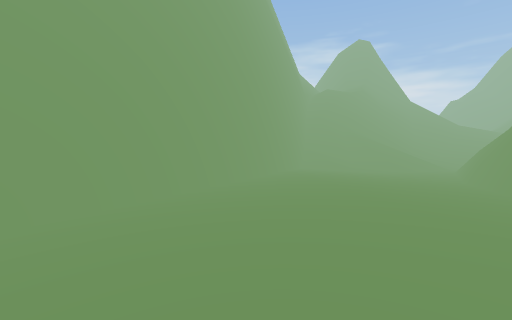
view 1 (above)

19 first-person views from a walk through a 3-D level made in the Unity game engine. The camera is 1.4 m above the floor, tilts 4° down and sees 90° across. The floor is counted in squares, 1 m on a side. Each view is taken from the middle of a square. On the plan, view 1 faces up. The plan holds only what a view shows up to about 13 squares ahead; the rest is blank. The place goes on beyond the plan. The player is left out. Some surface patterns are stand-ins.

view 2
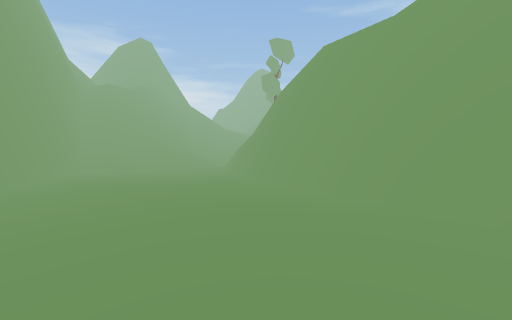

view 3
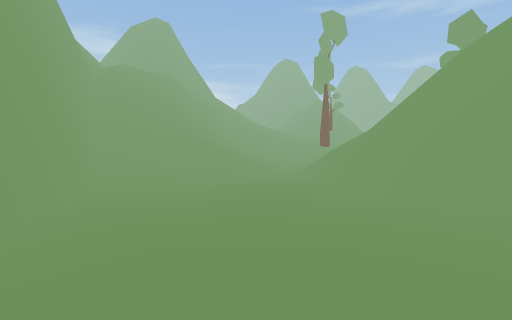

view 4
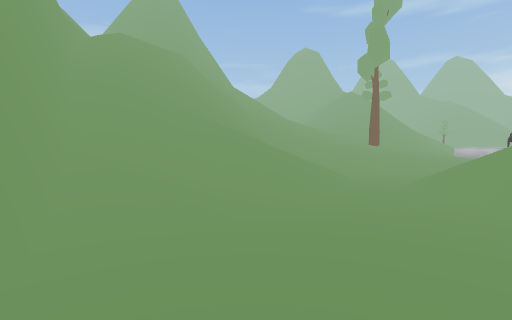

view 5
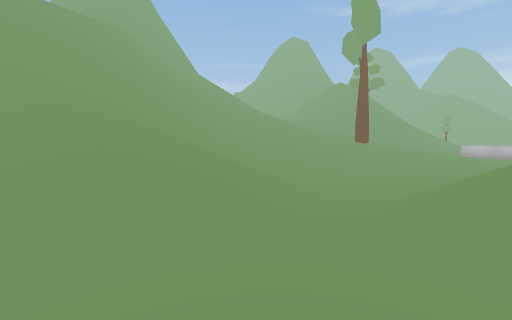

view 6
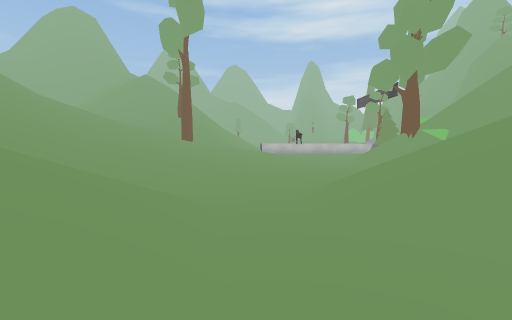

view 7
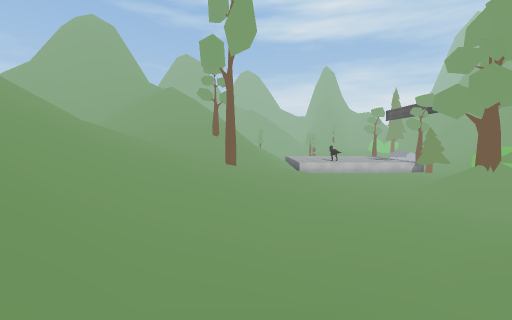

view 8
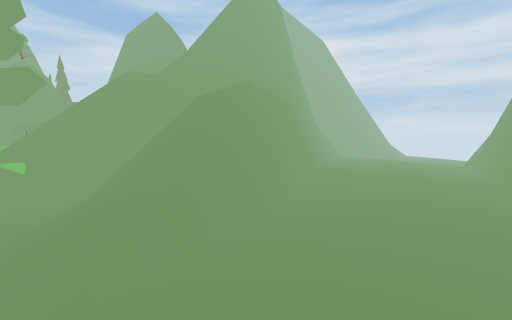

view 9
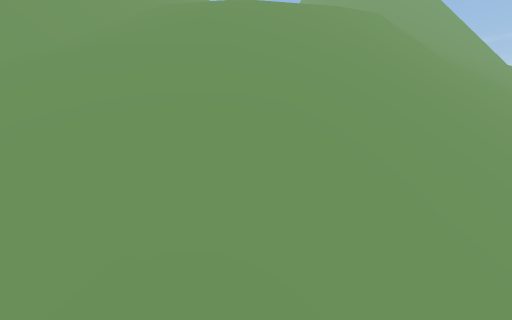

view 10
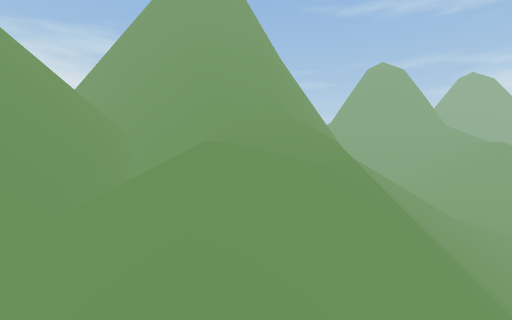

view 11
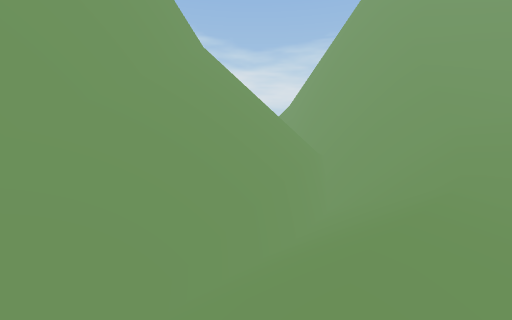

view 12
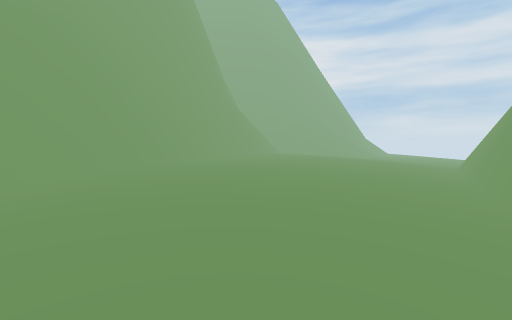

view 13
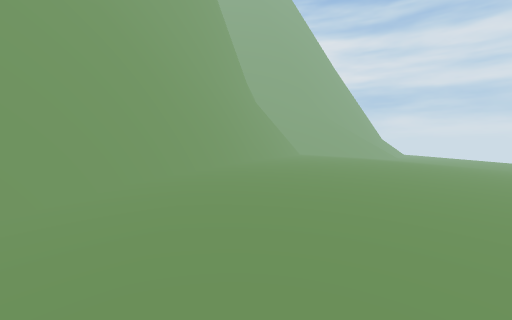

view 14
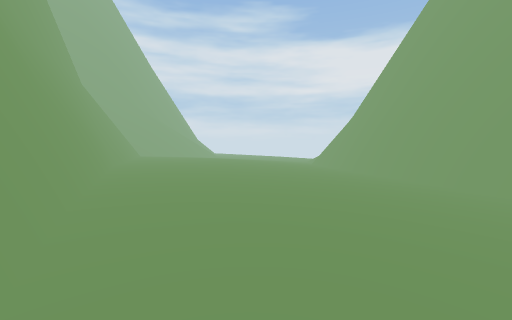

view 15
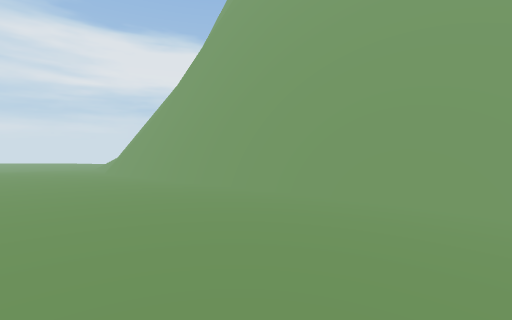

view 16
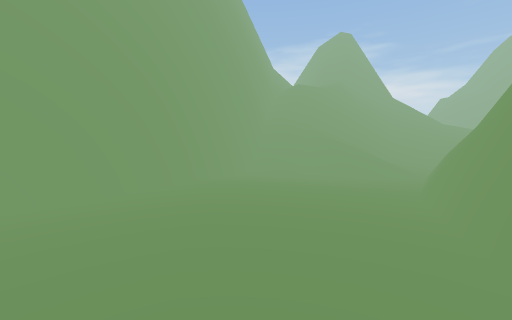

view 17
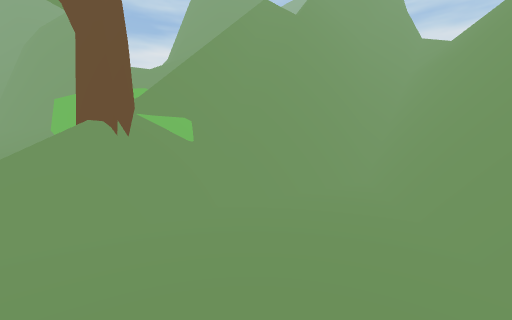

view 18
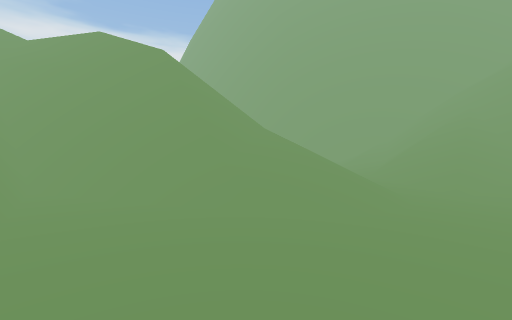

view 19
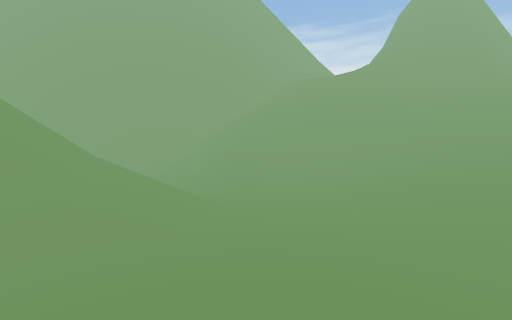

### Floor plan
Key: @ floor where view 1 was taken; # wall or solid block; x gap in a wall; . main floor; - floor 0.5 m lower than the main floor; _ floor 0.75 m lower than the main floor; : floor 1.5 m higher than the main floor; + floor 3.5 m higher than the main floor; * floor 4 m higher than the main floor; % floor 4.5 m higher than the main floor; & floor 4.75 m higher than the main floor; $ floor 7.5 m higher than the main floor; / step, stairs or slope; = window, fence, low wall or low ledge; ^ raised ledge; v drop or lower ground; O other object.
Columns run from 7 left of view 1 to 23 right of it. Each row starts with its distance up from view 1.
 39                  ##v=#^^
 38                  ##v#=#^^
 37                 ##=x#/=#^
 36                ##//////=^^^^#
 35               ###///////===//
 34              ##=////// /////
 33              ##///$/// ////////
 32              #=//////v=////////
 31              #//////v==////////
 30              =/////=^=/////////
 29             #=//// ==//////////
 28             #/////////  ///////
 27             #//////////////////
 26             #/////////////////:
 25            ##///==/////////////
 24            #///////////////////
 23            #////////////.//////
 22            #/////////.---//////
 21           ##//////////___//////
 20           #///////////_____////
 19           #////_//////______///
 18          ##__________________/-
 17          #-___________/_______/
 16         ##--________=///______-
 15         #----______=////_______
 14        ##-----____==////_______
 13       ##--------__##/////______
 12       #/-..------##=///=_____=/
 11      ##-....-----##=//v=____#O/
 10     ##-.....----##v+/v#=___##OO
  9     ##-.......--#v*%v #=_=##OOO
  8    ##-.........##v&vv##=###
  7    #-..........# v vv#####
  6   ##..........## v vv##
  5  ##-..........####vvv#
  4  ##...........#  #vvv
  3 ##-..........##   vvv
  2 #-...........##
  1 #-...........#
  0 -......@....##
 -1 -...........##
 -2 -..........=#
 -3 ...........##
 -4 ...........#
 -5 ..........##

Positions as (right, up) in squares from view 1, and headings:
1: (0, 0), facing up
2: (0, 0), facing up-right
3: (1, 8), facing up-right
4: (3, 14), facing up-right
5: (8, 15), facing up-right
6: (9, 18), facing right
7: (10, 21), facing right
8: (10, 21), facing down
9: (9, 23), facing up
10: (7, 29), facing up-right
11: (8, 30), facing up
12: (0, 9), facing down
13: (2, 8), facing down
14: (6, 6), facing down-left
15: (4, 4), facing left
16: (4, 3), facing up
17: (19, 15), facing down
18: (22, 13), facing left
19: (23, 11), facing up-left
